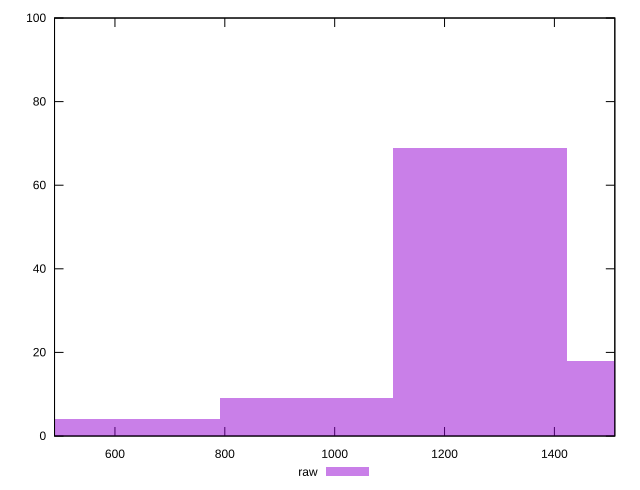

This chart was generated by the following gnuplot code:
reset

$raw <<EOF
1580.922910550556 18
1264.7383284404448 69
948.5537463303335 9
632.3691642202224 4
EOF

set key outside below
set boxwidth 316.1845821101112
set xrange [490:1510]
set yrange [0:100]
set trange [0:100]
set style fill transparent solid 0.5 noborder
set terminal svg size 640, 490 enhanced background rgb 'white'
set output "reprap/uses-webp-images/samples/pages+cached/raw/histogram.svg"

plot $raw title "raw" with boxes

reset
